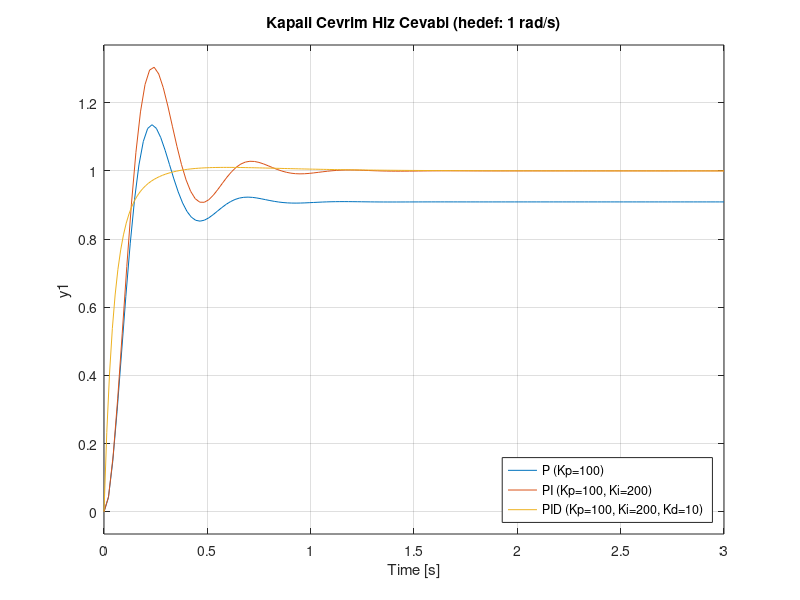

Write the MATLAB code that produced this figure. (Note: this script raises an error after producing the figure.)
%% PID ile  hiz kontrolu - P, PI, PID karsilastirmasi
clear; clc; close all;

J = 0.01; b = 0.1; K = 0.01; R = 1; L = 0.5;
s = tf('s');
G = K / ((J*s + b)*(L*s + R) + K^2); % Motor (plant)

% Kontrolculer
C_P = pid(100); % Sadece P
C_PI = pid(100, 200); % P + I
C_PID = pid(100, 200, 10); % P + I + D

% Kapali cevrim: geri besleme ile T = C*G / (1 + C*G)
T_P = feedback(C_P*G, 1);
T_PI = feedback(C_PI*G, 1);
T_PID = feedback(C_PID*G, 1);

% Grafik
figure;
step(T_P, T_PI, T_PID, 3);
grid on;
legend('P (Kp=100)', 'PI (Kp=100, Ki=200)', ...
    'PID (Kp=100, Ki=200, Kd=10)', 'Location', 'southeast');
title('Kapali Cevrim Hiz Cevabi (hedef: 1 rad/s)');

% Sayisal Karsilastirma
isimler   = {'P', 'PI', 'PID'};
sistemler = {T_P, T_PI, T_PID};
for i = 1:3
    bilgi = stepinfo(sistemler{i});
    hata  = 1 - dcgain(sistemler{i});
    fprintf('%-4s -> Asim: %5.1f %% | Yerlesme: %.2f s | Kalici hata: %.3f\n', ...
        isimler{i}, bilgi.Overshoot, bilgi.SettlingTime, hata);
end
